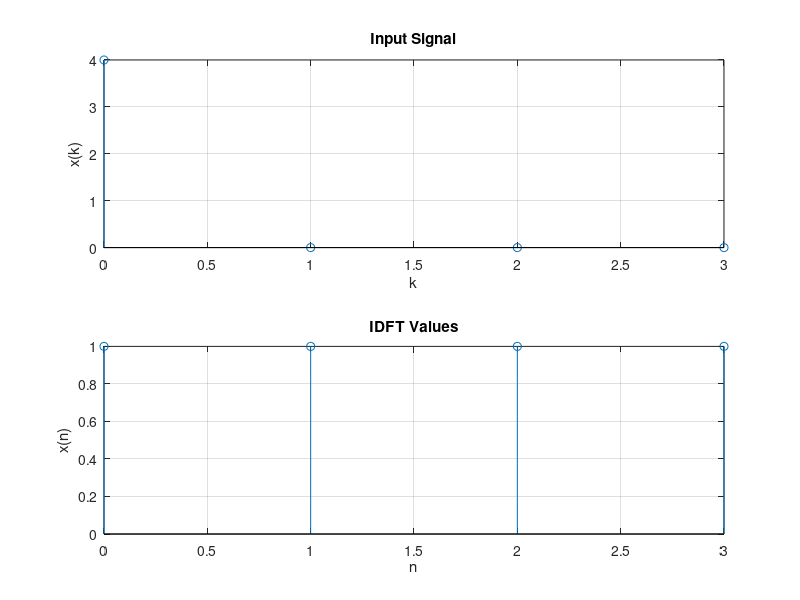

Recreate this plot in MATLAB.
clc;
close all;
clear all;

x = [4 0 0 0];
N = 4; %for 4-point IDFT

subplot(2,1,1);
stem(0:N-1,x);
xlabel('k');
ylabel('x(k)');
title('Input Signal');
grid on;

% IDFT computation
m = zeros(1,N);
for n = 0:N-1
    for k = 0:N-1
        m(n+1) = m(n+1) + ((1/N)*x(k+1).*exp((1i*2*pi*k*n)/N));
    end
end

disp(m);

subplot(2,1,2);
stem(0:N-1, m);
xlabel('n');
ylabel('x(n)');
title('IDFT Values');
grid on;